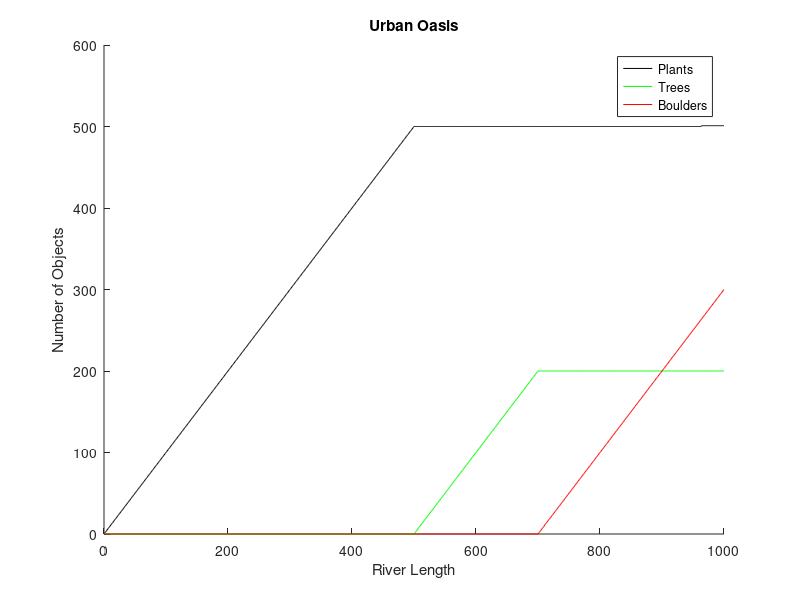
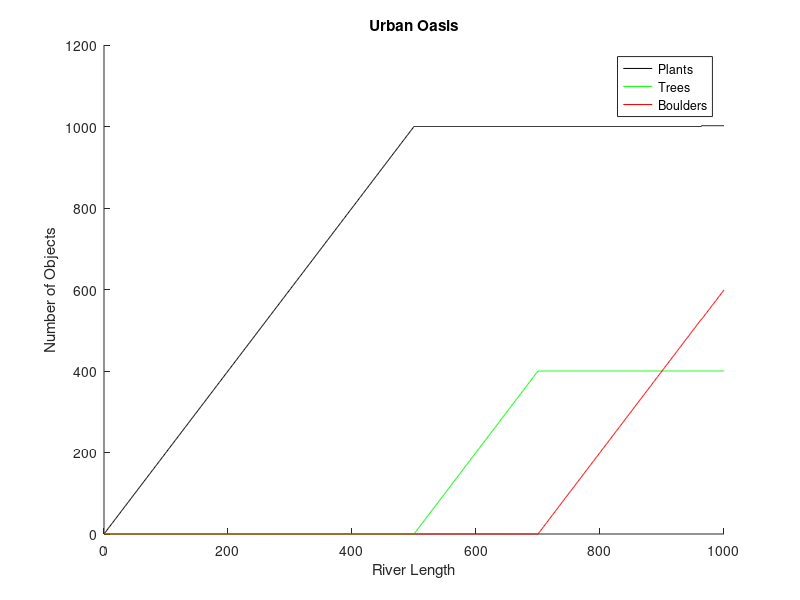

These charts were generated, in order, by the following MATLAB code:
% Urban Oasis MATLAB script

% Initialize variables
riverLength = 1000;
numPlants = 500;
numTrees = 200;
numBoulders = 300;

% Create 2D array to store river data
river = zeros(riverLength, 3);

% Set up loop to generate river data
for i = 1:riverLength
    if i <= numPlants
        river(i,1) = 1;
    elseif i > numPlants && i <= numPlants + numTrees
        river(i,2) = 1;
    else
        river(i,3) = 1;
    end
end

% Generate a random number between 0 and 100
randNum = randi(100);
% Generate a random index in the river
randIdx = randi(riverLength);

% Add random item to river data
if randNum <= 30
    river(randIdx, 1) = 1;
elseif randNum > 30 && randNum <= 60
    river(randIdx, 2) = 1;
else
    river(randIdx, 3) = 1;
end

% Create 2D array to store landscape data
landscape = zeros(riverLength, 3);

% Set up loop to generate landscape data
for i = 1:riverLength
    if i <= numPlants
        landscape(i,1) = 1;
    elseif i > numPlants && i <= numPlants + numTrees
        landscape(i,2) = 1;
    else
        landscape(i,3) = 1;
    end
end

% Adjust landscape based on river data
for i = 1:riverLength
    if river(i,1) == 1
        landscape(i,1) = 2;
    elseif river(i,2) == 1
        landscape(i,2) = 2;
    elseif river(i,3) == 1
        landscape(i,3) = 2;
    end
end

% Create matrix to store river data
riverData = zeros(riverLength, 3);

% Set up loop to generate river data
for i = 1:riverLength
    riverData(i,1) = sum(river(1:i,1));
    riverData(i,2) = sum(river(1:i,2));
    riverData(i,3) = sum(river(1:i,3));
end

% Set up loop to generate landscape data
for i = 1:riverLength
    landscapeData(i,1) = sum(landscape(1:i,1));
    landscapeData(i,2) = sum(landscape(1:i,2));
    landscapeData(i,3) = sum(landscape(1:i,3));
end

% Plot river data
figure
hold on
plot(riverData(:,1), 'k')
plot(riverData(:,2), 'g')
plot(riverData(:,3), 'r')
title('Urban Oasis')
xlabel('River Length')
ylabel('Number of Objects')
legend('Plants', 'Trees', 'Boulders')

% Plot landscape data
figure
hold on
plot(landscapeData(:,1), 'k')
plot(landscapeData(:,2), 'g')
plot(landscapeData(:,3), 'r')
title('Urban Oasis')
xlabel('River Length')
ylabel('Number of Objects')
legend('Plants', 'Trees', 'Boulders')